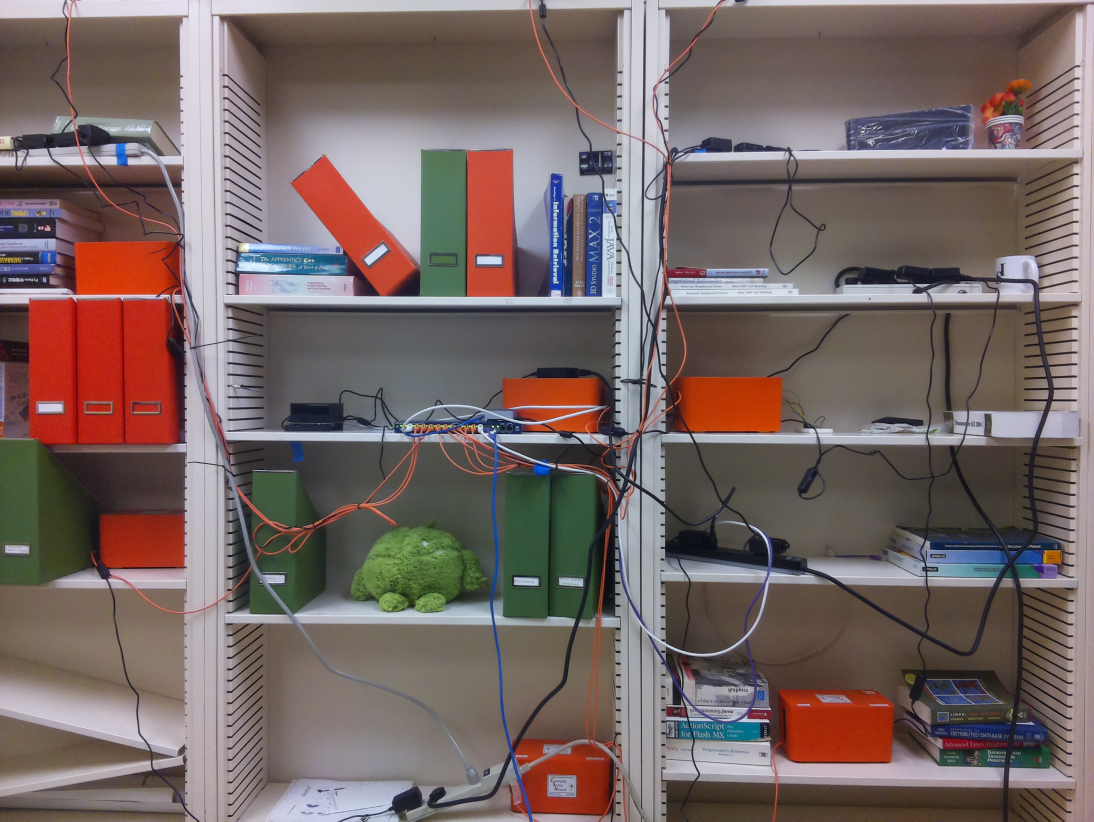
#> input picture data/raw/image1/image1.jpg, 3280 x 2464 px (shown at 1/3 size); its folder holds only this picture in this run
$ python -i lighting.py   (imports and definitions only)
#> lines starting #> are read from the running program, lines starting #| are printed output that depends on the picture
"""Lighting-drift robustness: reference-bank selection + local normalization.

Two complementary tactics:
1. Reference bank -- store several reference captures of the *unchanged*
   shelf under different lighting (morning/evening/overcast/lamp-on) and pick
   whichever one best matches the incoming frame's illumination before doing
   any pixel diffing. This avoids diffing a bright frame against a dark
   reference, which is the single biggest source of false positives.
2. Local normalization (CLAHE + gray-world white balance) applied to both
   frames post-alignment, so residual illumination differences within a
   frame (a shadow moving across the shelf) don't get read as structural
   change either.
"""
from __future__ import annotations

from pathlib import Path

import cv2
import numpy as np

from src.utils.imio import IMAGE_EXTS, imread_any


# [23 lines left out: functions gray_world_white_balance, apply_clahe, normalize_illumination, not called in this run]


def _luminance_histogram(img: np.ndarray) -> np.ndarray:
    gray = cv2.cvtColor(img, cv2.COLOR_BGR2GRAY)
    hist = cv2.calcHist([gray], [0], None, [64], [0, 256])
    return cv2.normalize(hist, hist).flatten()


# [85 lines left out: functions select_best_reference, load_reference_bank, not called in this run]

>>> import cv2
>>> picture = cv2.imread('../../data/raw/image1/image1.jpg')
#> picture is the input picture: shape (2464, 3280, 3); mean B, G, R 100.2, 102.7, 118.3
>>> result = _luminance_histogram(picture)
#> in _luminance_histogram, `gray = cv2.cvtColor(img, cv2.COLOR_BGR2GRAY)`:
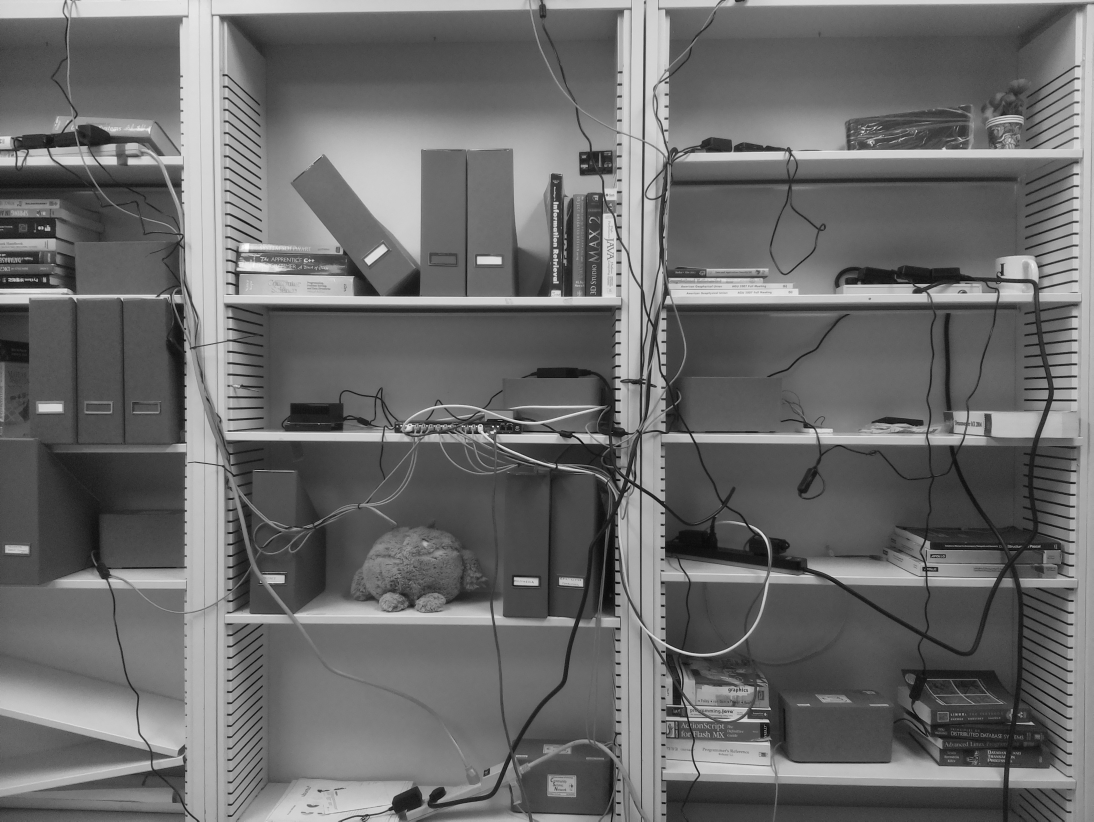
#> gray: shape (2464, 3280) (shown at 1/3 size); min 0, max 255, mean 107.1
#> in _luminance_histogram, `hist = cv2.calcHist([gray], [0], None, [64], [0, 256])`: hist = 64 values, max 416477 at index 19, min 65 at index 62, mean 126280
#> result = 64 values, max 0.305 at index 19, min 4.76e-05 at index 62, mean 0.0926
